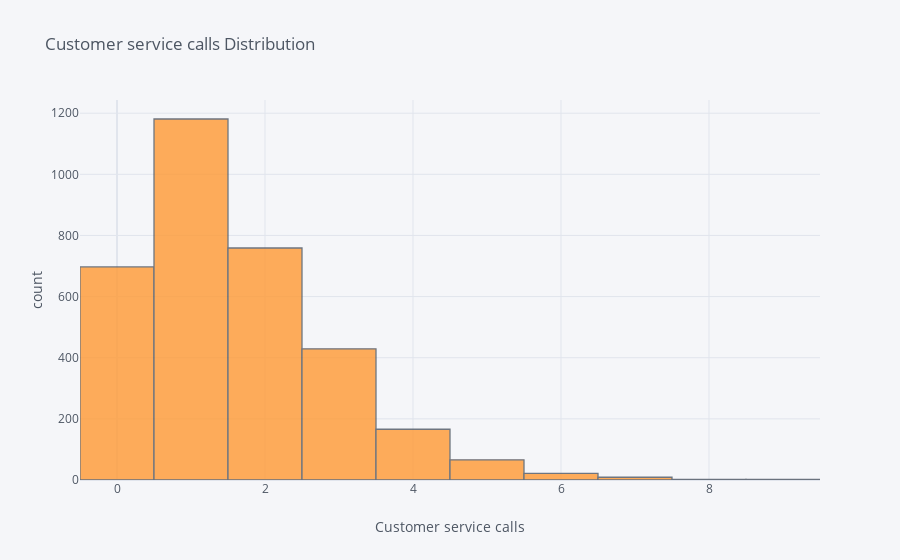

Notebook code cell kept with this figure:
### Code cell
df['Customer service calls'].iplot(kind='hist', xTitle='Customer service calls',
                  yTitle='count', title='Customer service calls Distribution')

### Figure 1 — Plotly figure (JSON) as saved in the notebook; plotly's stock layout.template omitted (floating-point values rounded to 4 significant figures; data arrays with more than 128 entries replaced by an {"elided": "..."} marker saying what was removed)
{"data": [{"histfunc": "count", "histnorm": "", "marker": {"color": "rgba(255, 153, 51, 1.0)", "line": {"color": "#4D5663", "width": 1.3}}, "name": "Customer service calls", "opacity": 0.8, "orientation": "v", "type": "histogram", "x": {"elided": "3333 int values"}}], "layout": {"barmode": "overlay", "legend": {"bgcolor": "#F5F6F9", "font": {"color": "#4D5663"}}, "paper_bgcolor": "#F5F6F9", "plot_bgcolor": "#F5F6F9", "title": {"font": {"color": "#4D5663"}, "text": "Customer service calls Distribution"}, "xaxis": {"gridcolor": "#E1E5ED", "showgrid": true, "tickfont": {"color": "#4D5663"}, "title": {"font": {"color": "#4D5663"}, "text": "Customer service calls"}, "zerolinecolor": "#E1E5ED"}, "yaxis": {"gridcolor": "#E1E5ED", "showgrid": true, "tickfont": {"color": "#4D5663"}, "title": {"font": {"color": "#4D5663"}, "text": "count"}, "zerolinecolor": "#E1E5ED"}}}
